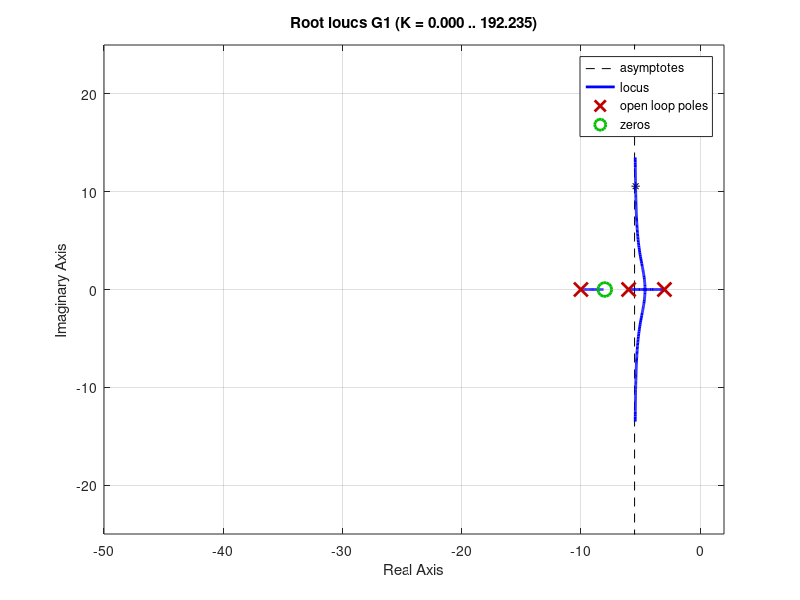
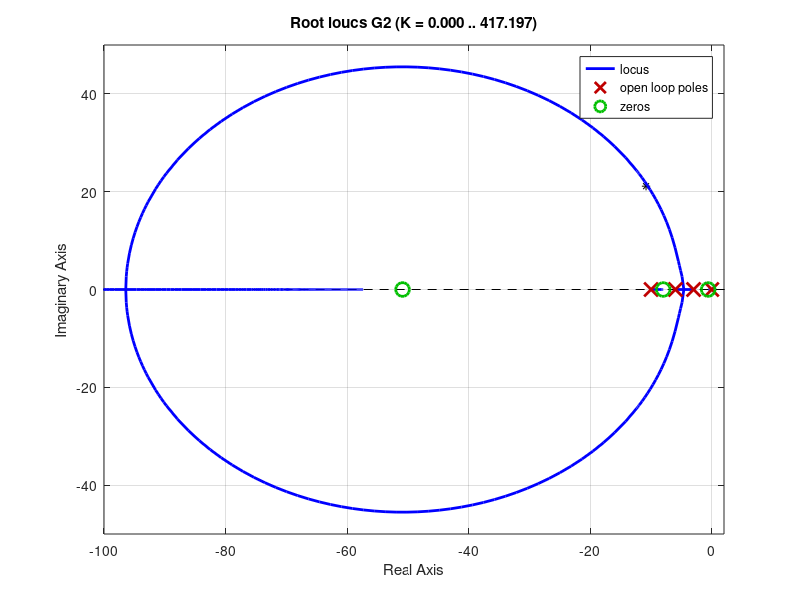

Recreate these plots in MATLAB, in order.
clc; clear

zeta = 0.456;
izeta = sqrt(1-zeta^2);
wn = 11.87;
x1 = -zeta*wn; y1 = izeta*wn;

s = tf('s');
G1 = (s+8)/((s+3)*(s+6)*(s+10));
figure(1)
plot(x1, y1, '*k')
hold on
rlocus(G1)
axis([-50 2 -25 25])
set(gcf,'Position',[100 100 600 600])
hold off

x2 = 2*x1; y2 = 2*y1;
z1 = rad2deg(atan2(y2,8+x2))
p1 = rad2deg(atan2(y2,3+x2))
p2 = rad2deg(atan2(y2,6+x2))
p3 = rad2deg(atan2(y2,10+x2))

ang_G = z1-p1-p2-p3
ang_zc = deg2rad(-180 - ang_G)
zc = y2/tan(ang_zc)-x2

s = tf('s');
G2 = (s+zc)*(s+0.6)*(s+8)/(s*(s+3)*(s+6)*(s+10));
figure(2)
plot(x2, y2, '*k')
hold on
rlocus(G2)
axis([-100 2 -50 50])
set(gcf,'Position',[800 100 600 600])
hold off
